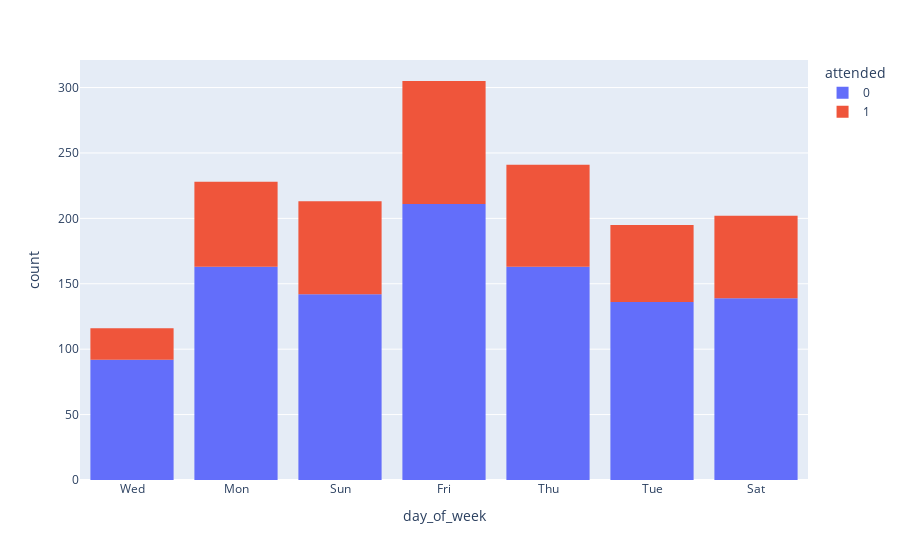

The notebook cell this image was saved under:
### Code cell
px.histogram(data_frame=data, x=data.day_of_week, color=data.attended)

### Figure 1 — Plotly figure (JSON) as saved in the notebook; plotly's stock layout.template omitted (floating-point values rounded to 4 significant figures; data arrays with more than 128 entries replaced by an {"elided": "..."} marker saying what was removed)
{"data": [{"alignmentgroup": "True", "bingroup": "x", "hovertemplate": "attended=0<br>day_of_week=%{x}<br>count=%{y}<extra></extra>", "legendgroup": "0", "marker": {"color": "#636efa", "pattern": {"shape": ""}}, "name": "0", "offsetgroup": "0", "orientation": "v", "showlegend": true, "type": "histogram", "x": {"elided": "1046 str values"}, "xaxis": "x", "yaxis": "y"}, {"alignmentgroup": "True", "bingroup": "x", "hovertemplate": "attended=1<br>day_of_week=%{x}<br>count=%{y}<extra></extra>", "legendgroup": "1", "marker": {"color": "#EF553B", "pattern": {"shape": ""}}, "name": "1", "offsetgroup": "1", "orientation": "v", "showlegend": true, "type": "histogram", "x": {"elided": "454 str values"}, "xaxis": "x", "yaxis": "y"}], "layout": {"barmode": "relative", "legend": {"title": {"text": "attended"}, "tracegroupgap": 0}, "margin": {"t": 60}, "xaxis": {"anchor": "y", "domain": [0, 1], "title": {"text": "day_of_week"}}, "yaxis": {"anchor": "x", "domain": [0, 1], "title": {"text": "count"}}}}
